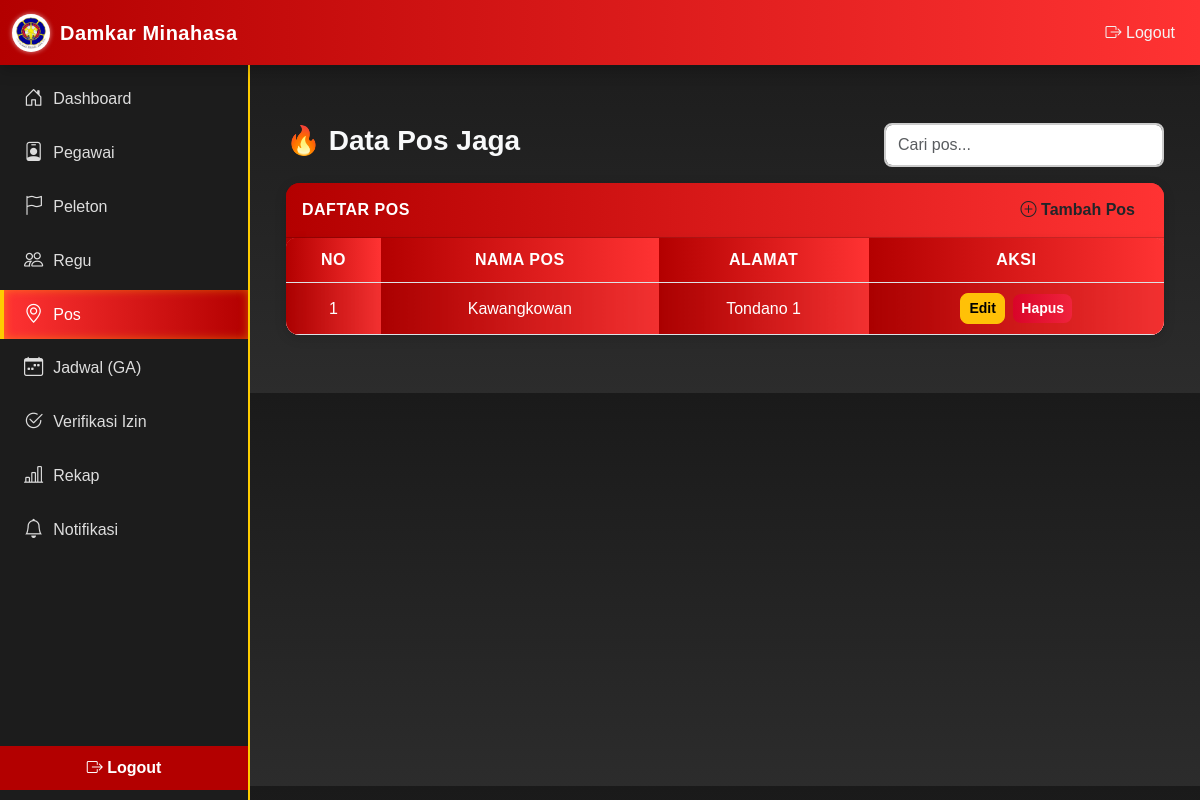
/admin/pos.php (signed in), run on an earlier commit of the app's database.
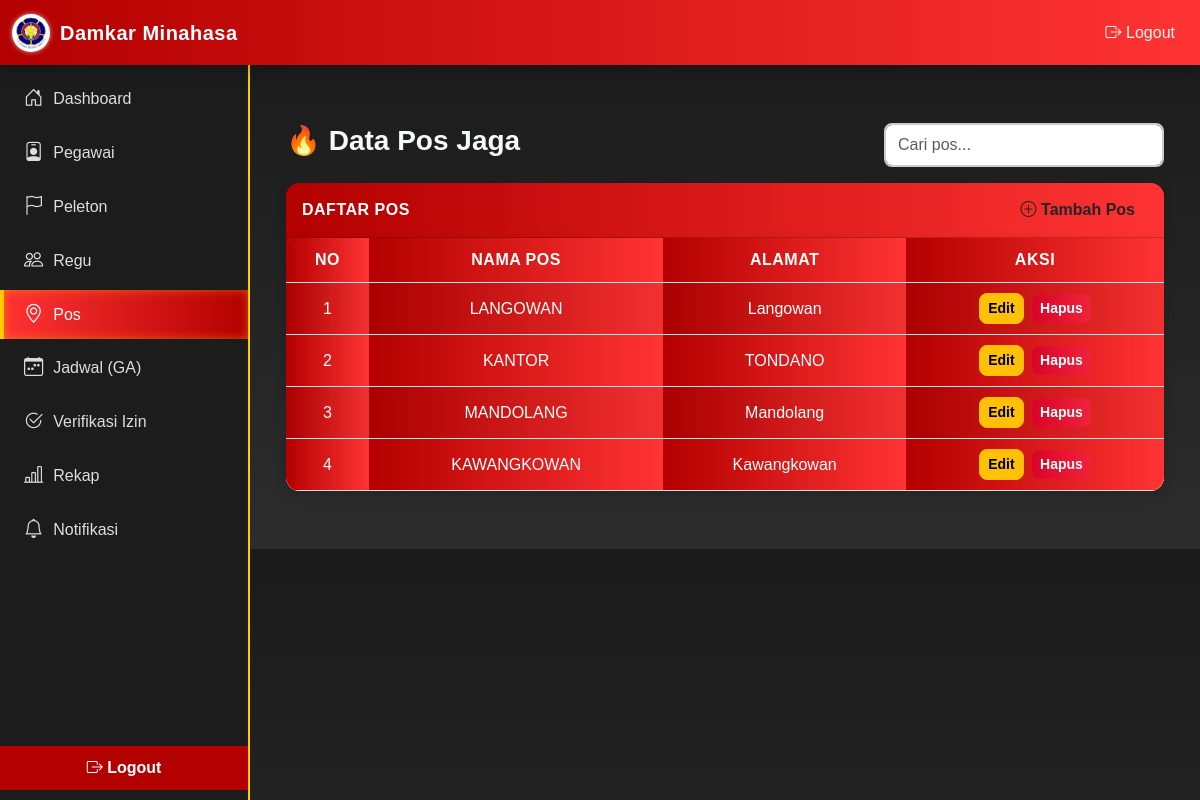
And on a later commit of the database.
### tables this page shows
CREATE TABLE `pos` (
  `id` int(11) NOT NULL,
  `nama` varchar(100) DEFAULT NULL,
  `alamat` text DEFAULT NULL
);

### admin/pos.php (the view, shortened to what this page needs)
<?php
require '../config/db.php';
$rows = $pdo->query('SELECT * FROM pos ORDER BY id DESC')->fetchAll(PDO::FETCH_ASSOC);
include 'header.php';
include 'sidebar.php';
?>
<!doctype html>
<html lang="id">
<head>
  <link href="https://cdn.jsdelivr.net/npm/bootstrap@5.3.0/dist/css/bootstrap.min.css" rel="stylesheet">
  <link rel="stylesheet" href="../assets/css/admin/pos.css">
</head>
<body>
  <main class="damkar-main">
    <div class="container py-4">
      <div class="d-flex justify-content-between align-items-center flex-wrap mb-3">
        <h3 class="fw-bold text-light mb-2">🔥 Data Pos Jaga</h3>
        <input type="text" id="searchInput" class="form-control search-box" placeholder="Cari pos...">
      </div>
      <div class="card damkar-card">
        <div class="card-header d-flex justify-content-between align-items-center">
          <span class="fw-semibold text-white">Daftar Pos</span>
          <button class="btn btn-add" data-bs-toggle="modal" data-bs-target="#mAdd">
            <i class="bi bi-plus-circle"></i> Tambah Pos
          </button>
        </div>
        <div class="table-responsive">
          <table class="table table-striped align-middle mb-0 text-center" id="posTable">
            <thead>
              <tr>
                <th>No</th>
                <th>Nama Pos</th>
                <th>Alamat</th>
                <th>Aksi</th>
              </tr>
            </thead>
            <tbody>
              <?php $no = 1;
              foreach ($rows as $r): ?>
                <tr>
                  <td><?= $no++ ?></td>
                  <td><?= htmlspecialchars($r['nama']) ?></td>
                  <td><?= htmlspecialchars($r['alamat']) ?></td>
                  <td>
                    <button class="btn btn-sm btn-warning me-1 btn-edit"
                      data-bs-toggle="modal" data-bs-target="#mEdit"
                      data-id="<?= $r['id'] ?>"
                      data-nama="<?= htmlspecialchars($r['nama']) ?>"
                      data-alamat="<?= htmlspecialchars($r['alamat']) ?>">
                      Edit
                    </button>
                    <button class="btn btn-sm btn-danger btn-delete"
                      data-bs-toggle="modal" data-bs-target="#mDelete"
                      data-id="<?= $r['id'] ?>"
                      data-nama="<?= htmlspecialchars($r['nama']) ?>">
                      Hapus
                    </button>
                  </td>
                </tr>
              <?php endforeach; ?>
            </tbody>
          </table>
        </div>
      </div>
    </div>
  </main>
</body>
</html>

What changed in the data, as far as the page shows it:
added pos: nama "LANGOWAN", alamat "Langowan"
added pos: nama "KANTOR", alamat "TONDANO"
added pos: nama "MANDOLANG", alamat "Mandolang"
changed pos "Kawangkowan": nama "Kawangkowan" → "KAWANGKOWAN"; alamat "Tondano 1" → "Kawangkowan"
